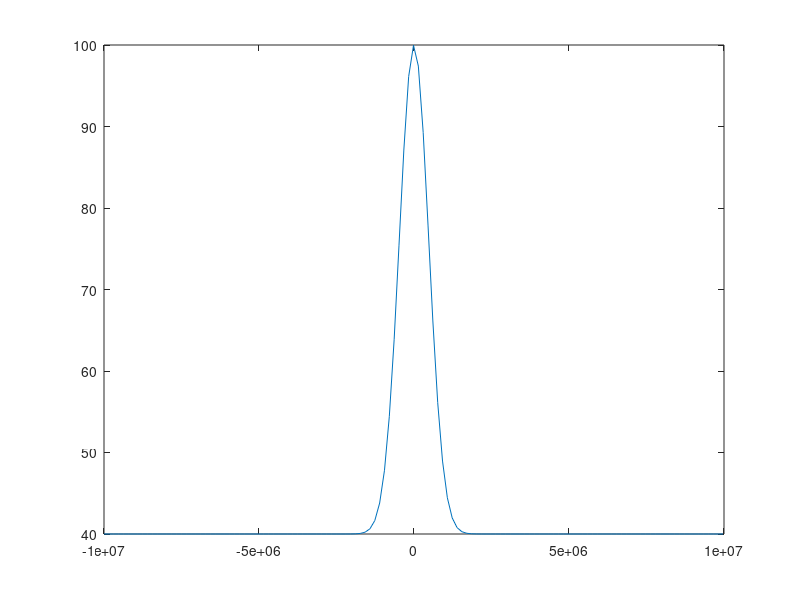

Here is the MATLAB script that generated this plot: (Note: this script raises an error after producing the figure.)
%% Test run

% Parameters Case One 
L_x = 20000000;
dx = 156000;
dt = 3050; 
numSteps = 5000;
g_prime = 0.049;
beta = 2 * 10^-11;
lambda = 1 * 10^4;
f = 7.2921*10^-5; 
l_x = 667000; 
H = 40;
delta_h = 60;

% Plot Points Grid
x = -L_x/2:dx:L_x/2;

% Initial Conditions
u = zeros(size(x)); 
h = H + delta_h*(exp(-(x.^2) / l_x^2));
plot(x,h); 

% Try Finite Difference
for t = 1:numSteps
    uh = u .* h; 
    old_h = h; 
    old_uh = uh;

    dhu_dt = -g_prime*h.*SpatialX(h,dx) - SpatialX(u.*u.*h, dx) + lambda*Laplacian(h.*u, dx);
    dh_dt = -SpatialX(h.*u,dx); 

    h = old_h + dt*dh_dt;
    uh = old_uh + dt*dhu_dt;
    u = uh ./ h;

    % boundary conditions
    h(1) = h(2);
    h(end) = h(end-1);

    u(1) = 0;
    u(end) = 0; 

    plot(x,h);
    ylim([20,100])
    pause(0.00005)
end

% Fourth order derivative functions
function dfdx = SpatialX(F, dx)
    dfdx = zeros(size(F)); 
    dfdx(3:end-2) = (-F(5:end) + 8.*F(4:end-1) - 8.*F(2:end-3) + F(1:end-4)) ./ (12*dx);
end

function laplaceResult = Laplacian(F, dx)
    xPart = zeros(size(F)); 
    xPart(3:end-2) = (-F(5:end)+16.*F(4:end-1)-30.*F(3:end-2)+16.*F(2:end-3)-F(1:end-4))./(12*dx^2);
    laplaceResult = xPart; 
end
